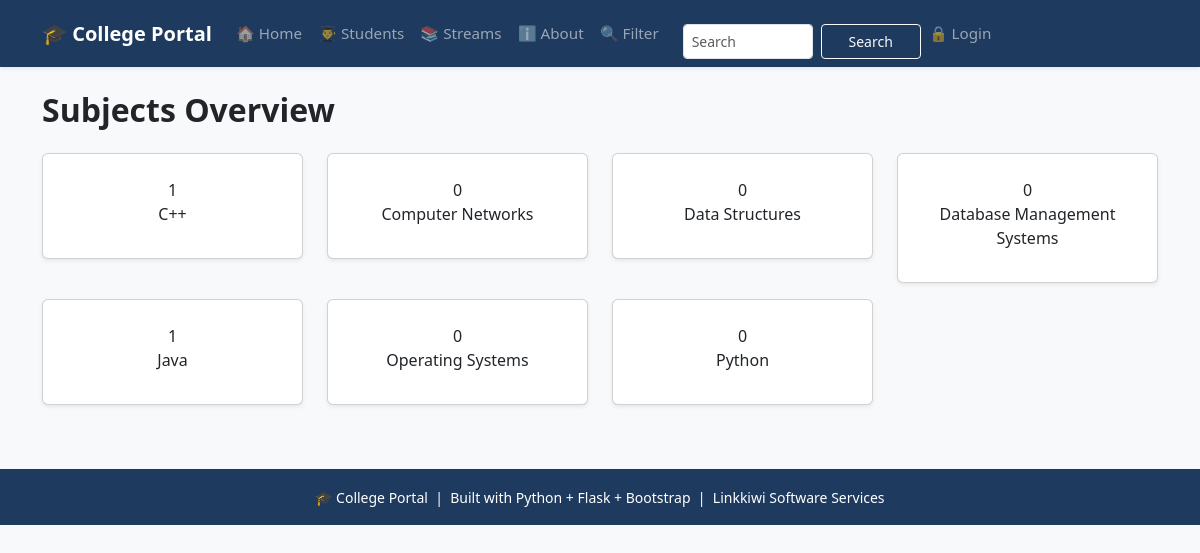
Page /subjects on the committed database.
### tables this page shows
CREATE TABLE subjects (
                     id INTEGER PRIMARY KEY AUTOINCREMENT,
                     name TEXT NOT NULL UNIQUE
                     );

### app.py (the view)
@app.route('/subjects')
def subjects():
    conn= get_db()
    rows = conn.execute('''
            SELECT subjects.name AS subject_name, COUNT(students.id) AS student_count
            FROM subjects
            LEFT JOIN students ON students.subject = subjects.name
            GROUP BY subjects.name
            ORDER BY subjects.name
    ''').fetchall()
    conn.close()
    return render_template('subjects.html', rows=rows)

### database.py (called while the page is built)
def get_db():
   conn = sqlite3.connect(DB_PATH)
   conn.row_factory = sqlite3.Row  # To access columns by name
   return conn

### templates/subjects.html (shortened to what this page needs)
{% extends "base.html" %}
{% block content %}
<h2 class="fw-bold mb-4">Subjects Overview</h2>
<div class="row">
{% for row in rows %}
<div class="col-md-3 mb-3">
    <div class="card shadow-sm text-center p-3">
        <h2 class="fw-bold" style="color:#1e3a5f;"></h2>{{ row['student_count'] }}</h2>
        <p>{{ row['subject_name'] }}</p>
    </div>
</div>
{% endfor %}
</div>
{% endblock %}

### templates/base.html (style rules this page uses)
:root { --brand: #1e3a5f; }

### rows in the picture
subjects: student_count "0", subject_name "Computer Networks"
subjects: student_count "0", subject_name "Data Structures"
subjects: student_count "0", subject_name "Database Management Systems"
subjects: student_count "1", subject_name "Java"
subjects: student_count "0", subject_name "Operating Systems"
subjects: student_count "0", subject_name "Python"

### other values in the picture
{{ row['student_count'] }} "1"
{{ row['subject_name'] }} "C++"
